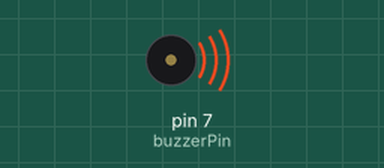
Recording of a sketch running on a simulated Arduino Uno, built with avr-gcc and run on an emulated ATmega328P. Shown: buzzer (waves = sounding).

Above: at 0.2 s.
Timing chart, 0 to 15.6 s (numbered marks = the images above):
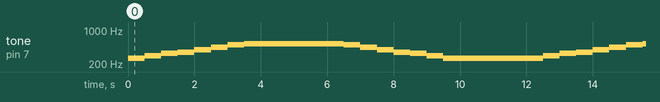

The sketch:

sketch_jun9a.ino
```cpp
const int buzzerPin = 7;
int fre;
int volume = 5000; // 音量值，可以根据需要调整

void setup() {
  pinMode(buzzerPin, OUTPUT);
}

int speakerPin = 7;


void loop() {
  // put your main code here, to run repeatedly:
  int notes[] = {261, 294, 330, 349, 392, 440, 494, 523};  // 音符数组，可以根据需要扩展
  int durations[] = {500, 500, 500, 500, 500, 500, 500, 500};  // 音符持续时间数组，可以根据需要调整

  for (int i = 0; i < sizeof(notes) / sizeof(notes[0]); i++) {
    tone(speakerPin, notes[i], volume);
    delay(durations[i]);
  }

  delay(2000);  // 在每个音符序列之间添加一段延迟

  for (int i = sizeof(notes) / sizeof(notes[0]) - 1; i >= 0; i--) {
    tone(speakerPin, notes[i], volume);
    delay(durations[i]);
  }

  delay(2000);
}
```

Measured:
- by itself, tone on pin 7 (buzzerPin): repeats every 12.0 s: 294 Hz 0.50 s, 330 Hz 0.50 s, 349 Hz 0.50 s, 392 Hz 0.50 s, 440 Hz 0.50 s, 494 Hz 0.50 s, 523 Hz 3.0 s, 494 Hz 0.50 s, 440 Hz 0.50 s, 392 Hz 0.50 s, 349 Hz 0.50 s, 330 Hz 0.50 s, 294 Hz 0.50 s, 261 Hz 3.0 s
